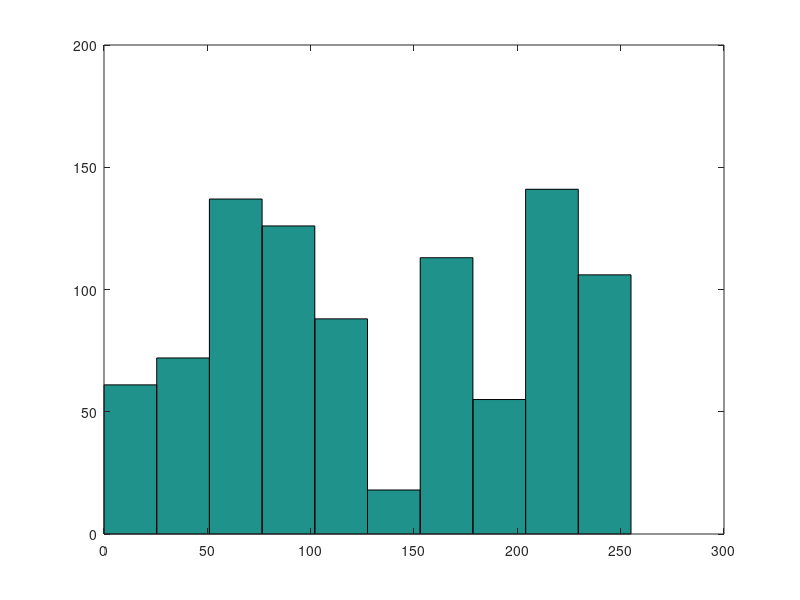
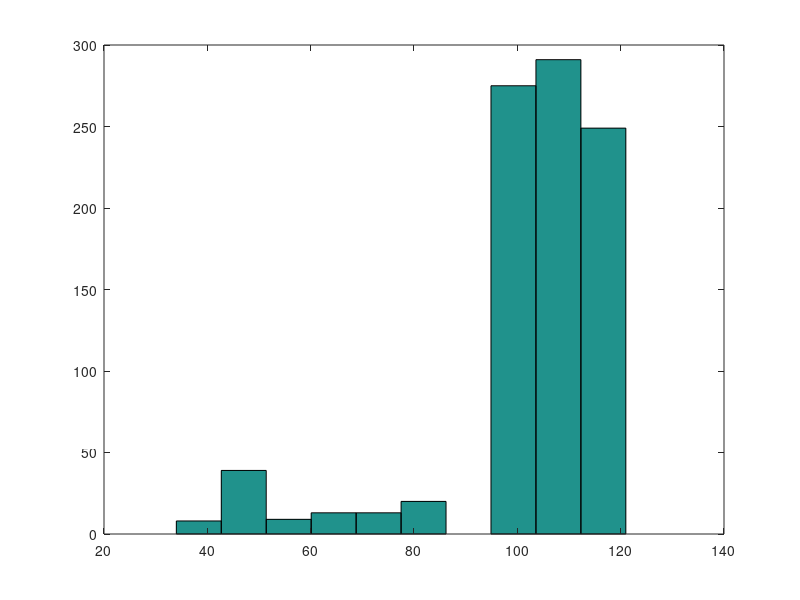

These charts were generated, in order, by the following MATLAB code:
file=fopen('33_tekst.txt');
hasla = load('hasla.mat').hasla;
szyfr=fread(file);
szyfr=double(szyfr);
hist(szyfr);

for i=1:5000 
    klucz=hasla{i};
    klucz=double(klucz);
    reszta=mod(length(szyfr),length(klucz));
    x=length(szyfr)/length(klucz);
    klucz2=klucz;
for j=1:x-1
    klucz2=[klucz2 klucz];
end

klucz2=[klucz2 klucz(1,1:reszta)];

for k=1:length(szyfr)

    tekst(k)=mod(szyfr(k)-klucz2(mod(k-1,length(klucz2))+1),256);

    if((tekst(k)>32 && tekst(k)<90) || (tekst(k)>96 && tekst(k)<123)) 
    else
        break;
    end
end
if(k==length(szyfr))
    figure;
    hist(tekst);
    fprintf('klucz na miejscu %d\n',i);
    line=fopen('33.txt','w');
    fwrite(line,tekst);
    fclose(line);
end
end








